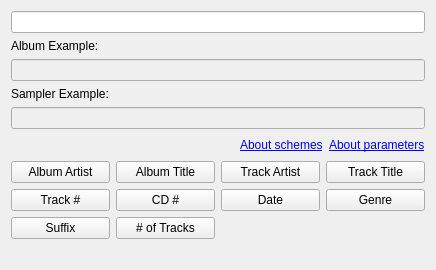
<?xml version="1.0" encoding="UTF-8"?>
<ui version="4.0">
 <class>SchemeWizardWidgetUI</class>
 <widget class="QWidget" name="SchemeWizardWidgetUI">
  <property name="geometry">
   <rect>
    <x>0</x>
    <y>0</y>
    <width>436</width>
    <height>270</height>
   </rect>
  </property>
  <layout class="QGridLayout" name="gridLayout">
   <item row="0" column="0" colspan="4">
    <widget class="QLineEdit" name="qlineedit_scheme"/>
   </item>
   <item row="1" column="0">
    <widget class="QLabel" name="label_album_example">
     <property name="maximumSize">
      <size>
       <width>16777215</width>
       <height>21</height>
      </size>
     </property>
     <property name="text">
      <string>Album Example:</string>
     </property>
    </widget>
   </item>
   <item row="2" column="0" colspan="4">
    <widget class="QLineEdit" name="qlineedit_album_example">
     <property name="enabled">
      <bool>false</bool>
     </property>
     <property name="readOnly">
      <bool>true</bool>
     </property>
    </widget>
   </item>
   <item row="3" column="0">
    <widget class="QLabel" name="label_sampler_example">
     <property name="maximumSize">
      <size>
       <width>16777215</width>
       <height>21</height>
      </size>
     </property>
     <property name="text">
      <string>Sampler Example:</string>
     </property>
    </widget>
   </item>
   <item row="4" column="0" colspan="4">
    <widget class="QLineEdit" name="qlineedit_sampler_example">
     <property name="enabled">
      <bool>false</bool>
     </property>
     <property name="readOnly">
      <bool>true</bool>
     </property>
    </widget>
   </item>
   <item row="6" column="0">
    <widget class="QPushButton" name="kpushbutton_albumartist">
     <property name="minimumSize">
      <size>
       <width>0</width>
       <height>0</height>
      </size>
     </property>
     <property name="maximumSize">
      <size>
       <width>16777215</width>
       <height>16777215</height>
      </size>
     </property>
     <property name="toolTip">
      <string/>
     </property>
     <property name="text">
      <string>Album Artist</string>
     </property>
    </widget>
   </item>
   <item row="6" column="1">
    <widget class="QPushButton" name="kpushbutton_albumtitle">
     <property name="minimumSize">
      <size>
       <width>0</width>
       <height>0</height>
      </size>
     </property>
     <property name="maximumSize">
      <size>
       <width>16777215</width>
       <height>16777215</height>
      </size>
     </property>
     <property name="toolTip">
      <string/>
     </property>
     <property name="text">
      <string>Album Title</string>
     </property>
    </widget>
   </item>
   <item row="6" column="2">
    <widget class="QPushButton" name="kpushbutton_trackartist">
     <property name="minimumSize">
      <size>
       <width>0</width>
       <height>0</height>
      </size>
     </property>
     <property name="maximumSize">
      <size>
       <width>16777215</width>
       <height>16777215</height>
      </size>
     </property>
     <property name="toolTip">
      <string/>
     </property>
     <property name="text">
      <string>Track Artist</string>
     </property>
    </widget>
   </item>
   <item row="6" column="3">
    <widget class="QPushButton" name="kpushbutton_tracktitle">
     <property name="minimumSize">
      <size>
       <width>0</width>
       <height>0</height>
      </size>
     </property>
     <property name="maximumSize">
      <size>
       <width>16777215</width>
       <height>16777215</height>
      </size>
     </property>
     <property name="toolTip">
      <string/>
     </property>
     <property name="text">
      <string>Track Title</string>
     </property>
    </widget>
   </item>
   <item row="7" column="0">
    <widget class="QPushButton" name="kpushbutton_trackno">
     <property name="toolTip">
      <string/>
     </property>
     <property name="text">
      <string>Track #</string>
     </property>
    </widget>
   </item>
   <item row="7" column="1">
    <widget class="QPushButton" name="kpushbutton_cdno">
     <property name="toolTip">
      <string/>
     </property>
     <property name="text">
      <string>CD #</string>
     </property>
    </widget>
   </item>
   <item row="7" column="2">
    <widget class="QPushButton" name="kpushbutton_date">
     <property name="toolTip">
      <string/>
     </property>
     <property name="text">
      <string>Date</string>
     </property>
    </widget>
   </item>
   <item row="7" column="3">
    <widget class="QPushButton" name="kpushbutton_genre">
     <property name="toolTip">
      <string/>
     </property>
     <property name="text">
      <string>Genre</string>
     </property>
    </widget>
   </item>
   <item row="8" column="0">
    <widget class="QPushButton" name="kpushbutton_suffix">
     <property name="toolTip">
      <string/>
     </property>
     <property name="text">
      <string>Suffix</string>
     </property>
    </widget>
   </item>
   <item row="9" column="1" colspan="2">
    <spacer name="verticalSpacer">
     <property name="orientation">
      <enum>Qt::Vertical</enum>
     </property>
     <property name="sizeHint" stdset="0">
      <size>
       <width>20</width>
       <height>0</height>
      </size>
     </property>
    </spacer>
   </item>
   <item row="8" column="1">
    <widget class="QPushButton" name="kpushbutton_nooftracks">
     <property name="text">
      <string># of Tracks</string>
     </property>
    </widget>
   </item>
   <item row="5" column="0" colspan="4">
    <layout class="QHBoxLayout" name="horizontalLayout">
     <property name="spacing">
      <number>6</number>
     </property>
     <item>
      <spacer name="horizontalSpacer">
       <property name="orientation">
        <enum>Qt::Horizontal</enum>
       </property>
       <property name="sizeHint" stdset="0">
        <size>
         <width>40</width>
         <height>20</height>
        </size>
       </property>
      </spacer>
     </item>
     <item>
      <widget class="QLabel" name="kurllabel_aboutfilenameschemes">
       <property name="text">
        <string>&lt;a href=link&gt;About schemes&lt;/a&gt;</string>
       </property>
       <property name="alignment">
        <set>Qt::AlignLeading|Qt::AlignLeft|Qt::AlignVCenter</set>
       </property>
       <property name="textInteractionFlags">
        <set>Qt::TextBrowserInteraction</set>
       </property>
      </widget>
     </item>
     <item>
      <widget class="QLabel" name="kurllabel_aboutparameters">
       <property name="text">
        <string>&lt;a href=link&gt;About parameters&lt;/a&gt;</string>
       </property>
       <property name="alignment">
        <set>Qt::AlignLeading|Qt::AlignLeft|Qt::AlignVCenter</set>
       </property>
       <property name="textInteractionFlags">
        <set>Qt::TextBrowserInteraction</set>
       </property>
      </widget>
     </item>
    </layout>
   </item>
  </layout>
 </widget>
 <resources/>
 <connections/>
</ui>
